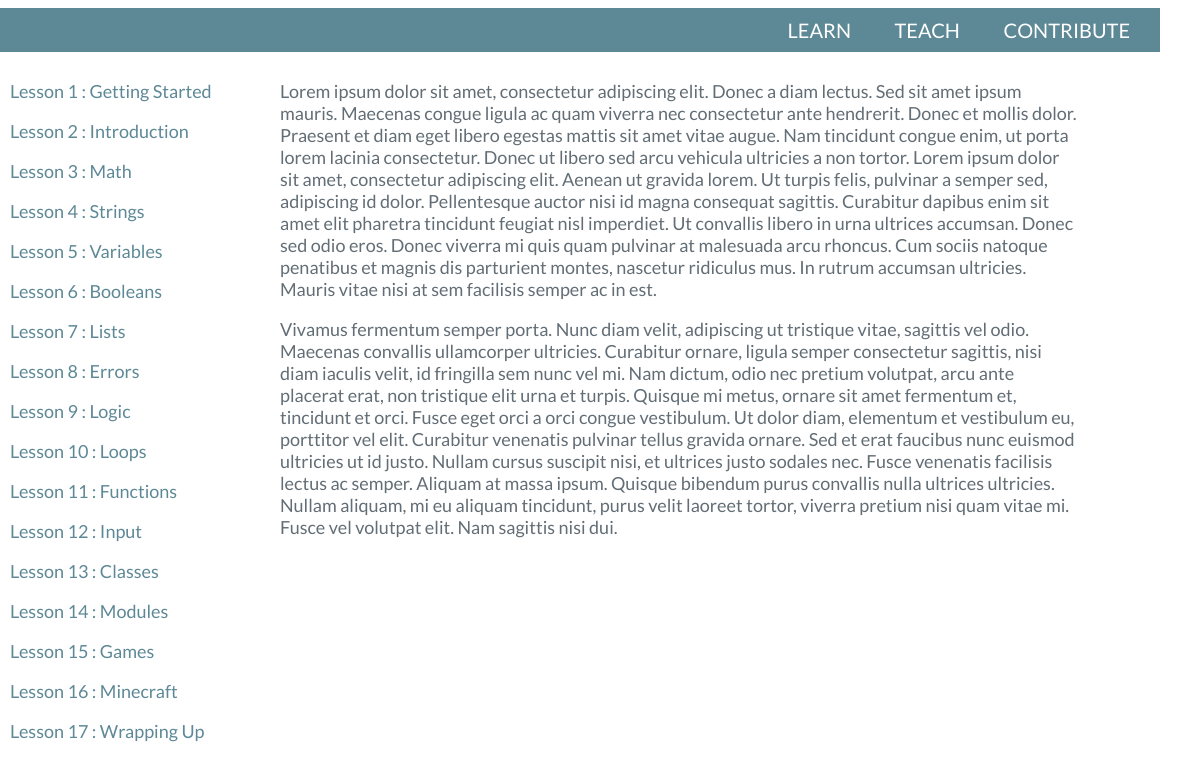
/learn/, run on an earlier commit of the app's database.
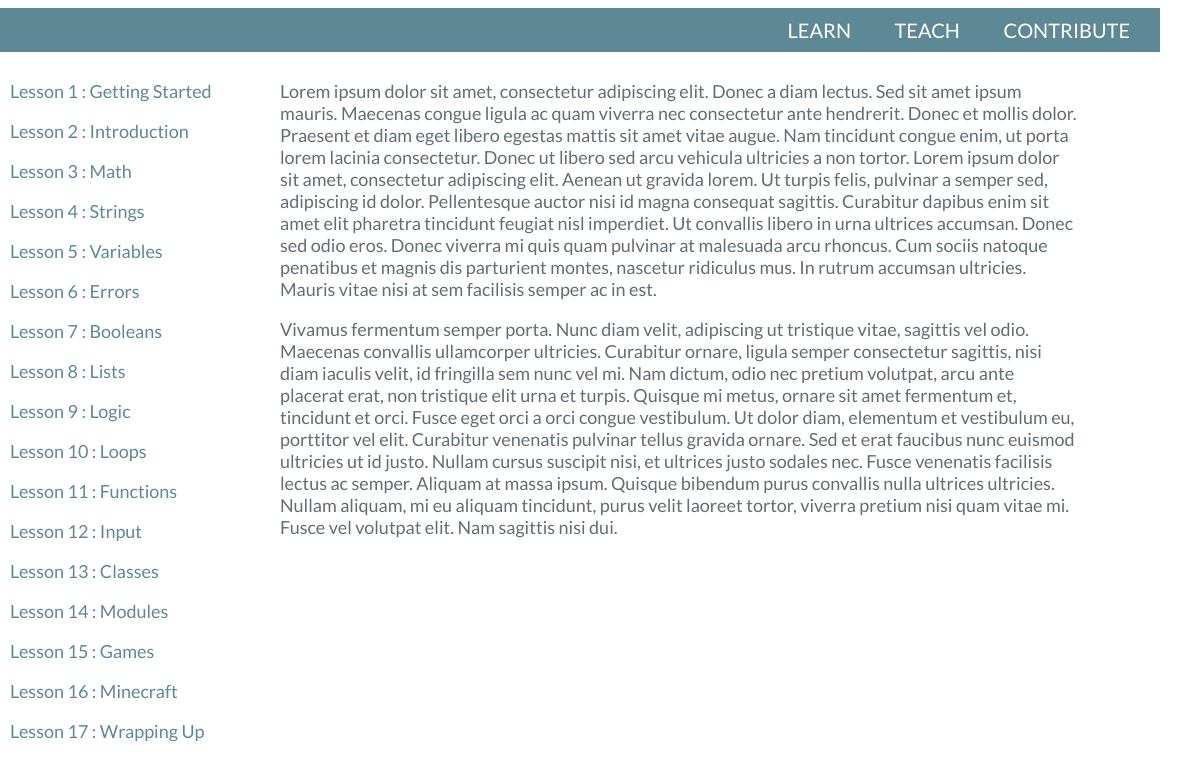
And on a later commit of the database.
### lessons/models.py (models this page shows, shortened)
class Lesson(models.Model):
    number = models.IntegerField()
    name = models.CharField(max_length=200)
    description = models.TextField(blank=True, null=True)

### lessons/views.py (the view)
def index(request):
    all_lessons = Lesson.objects.order_by('number')
    context = {
        'lesson_list': all_lessons,
    }
    return render(request, 'lessons/index.html', context)

### lessons/templates/lessons/index.html
{% include "youngcoders/header.html" %}
{% include "lessons/header.html" %}
<div id="container">
  <div id="nav-list">
    {% if lesson_list %}
        {% for item in lesson_list %}
          <p><a href="/learn/lesson/{{ item.number }}/step/1/">Lesson {{ item.number }} : {{ item.name }}</a></p>
        {% endfor %}
    {% else %}
        <p>No lessons are available.</p>
    {% endif %}
  </div>
  <div id="content">
  <p>Lorem ipsum dolor sit amet, consectetur adipiscing elit. Donec a diam lectus. Sed sit amet ipsum mauris. Maecenas congue ligula ac quam viverra nec consectetur ante hendrerit. Donec et mollis dolor. Praesent et diam eget libero egestas mattis sit amet vitae augue. Nam tincidunt congue enim, ut porta lorem lacinia consectetur. Donec ut libero sed arcu vehicula ultricies a non tortor. Lorem ipsum dolor sit amet, consectetur adipiscing elit. Aenean ut gravida lorem. Ut turpis felis, pulvinar a semper sed, adipiscing id dolor. Pellentesque auctor nisi id magna consequat sagittis. Curabitur dapibus enim sit amet elit pharetra tincidunt feugiat nisl imperdiet. Ut convallis libero in urna ultrices accumsan. Donec sed odio eros. Donec viverra mi quis quam pulvinar at malesuada arcu rhoncus. Cum sociis natoque penatibus et magnis dis parturient montes, nascetur ridiculus mus. In rutrum accumsan ultricies. Mauris vitae nisi at sem facilisis semper ac in est.</p>
  <p>Vivamus fermentum semper porta. Nunc diam velit, adipiscing ut tristique vitae, sagittis vel odio. Maecenas convallis ullamcorper ultricies. Curabitur ornare, ligula semper consectetur sagittis, nisi diam iaculis velit, id fringilla sem nunc vel mi. Nam dictum, odio nec pretium volutpat, arcu ante placerat erat, non tristique elit urna et turpis. Quisque mi metus, ornare sit amet fermentum et, tincidunt et orci. Fusce eget orci a orci congue vestibulum. Ut dolor diam, elementum et vestibulum eu, porttitor vel elit. Curabitur venenatis pulvinar tellus gravida ornare. Sed et erat faucibus nunc euismod ultricies ut id justo. Nullam cursus suscipit nisi, et ultrices justo sodales nec. Fusce venenatis facilisis lectus ac semper. Aliquam at massa ipsum. Quisque bibendum purus convallis nulla ultrices ultricies. Nullam aliquam, mi eu aliquam tincidunt, purus velit laoreet tortor, viverra pretium nisi quam vitae mi. Fusce vel volutpat elit. Nam sagittis nisi dui.</p>
  </div>
</div>

What changed in the data, as far as the page shows it:
changed Lesson "Errors": number "8" → "6"; moves up the list
changed Lesson "Booleans": number "6" → "7"
changed Lesson "Lists": number "7" → "8"
